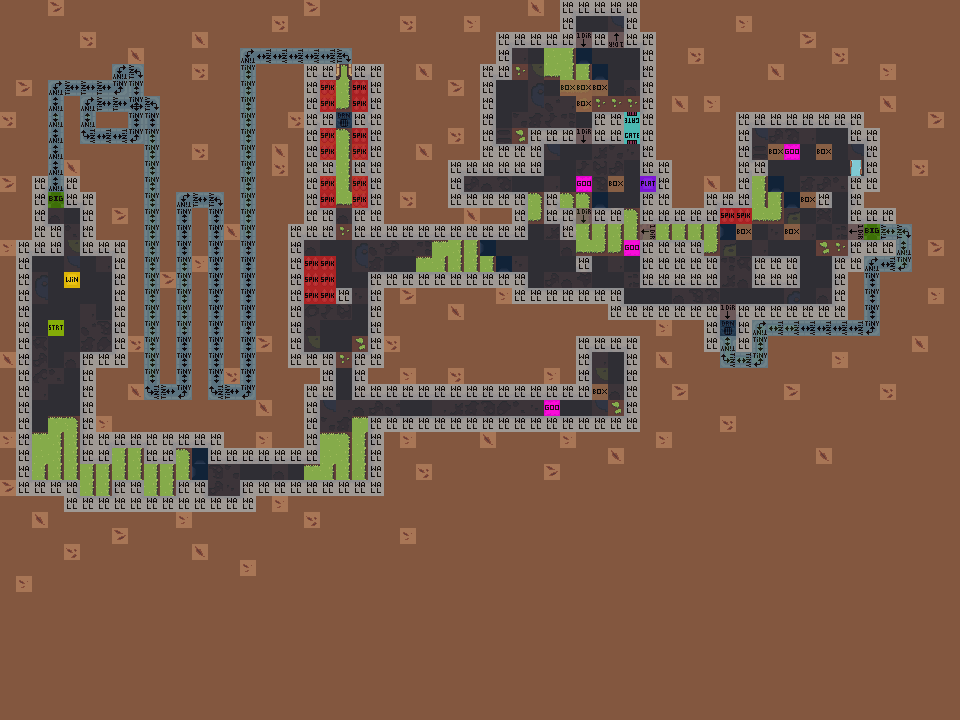

A 2D game scene composited from a Tiled map and its tileset images. What follows is a short description and the map's XML, with each tile layer's data collapsed to a summary:
An orthogonal 60x45 tile map with 16x16 px tiles, 6 tile layers (Art_Background, Art_Detail, Art_Gameplay, SlimeCover, ...), 3 tilesets and 2 objects (spawn).

<map version="1.2" tiledversion="1.2.2" orientation="orthogonal" renderorder="right-down" width="60" height="45" tilewidth="16" tileheight="16" infinite="0" backgroundcolor="#83573f" nextlayerid="12" nextobjectid="3">
 <tileset firstgid="1" source="tileset/GameplayTileset.tsx" />
 <tileset firstgid="33" source="tileset/GameplayImages.tsx" />
 <tileset firstgid="305" source="tileset/SlimeCave.tsx" />
 <layer id="6" name="Art_Background" width="60" height="45">
  <data>[2700 cells, 955 non-empty, 50 distinct tile ids]</data>
 </layer>
 <layer id="10" name="Art_Detail" width="60" height="45">
  <data>[2700 cells, 369 non-empty, 42 distinct tile ids]</data>
 </layer>
 <layer id="8" name="Art_Gameplay" width="60" height="45">
  <properties>
   <property name="Modify" value="" />
  </properties>
  <data>[2700 cells, 155 non-empty, 16 distinct tile ids]</data>
 </layer>
 <layer id="11" name="SlimeCover" width="60" height="45">
  <data>[2700 cells, 0 non-empty, 0 distinct tile ids]</data>
 </layer>
 <layer id="9" name="Art_Foreground" width="60" height="45" locked="1">
  <properties>
   <property name="Front" value="" />
  </properties>
  <data>[2700 cells, 9 non-empty, 5 distinct tile ids]</data>
 </layer>
 <layer id="7" name="Gameplay" width="60" height="45" locked="1" opacity="0.87">
  <data>[2700 cells, 535 non-empty, 14 distinct tile ids]</data>
 </layer>
 <objectgroup id="2" name="Properties" locked="1">
  <object id="1" name="spawn" x="48" y="320" width="16" height="16" />
  <object id="2" x="640" y="176" width="16" height="16">
   <properties>
    <property name="onPass" value="setGate(39,7,open;39,8,open)" />
   </properties>
  </object>
 </objectgroup>
</map>
